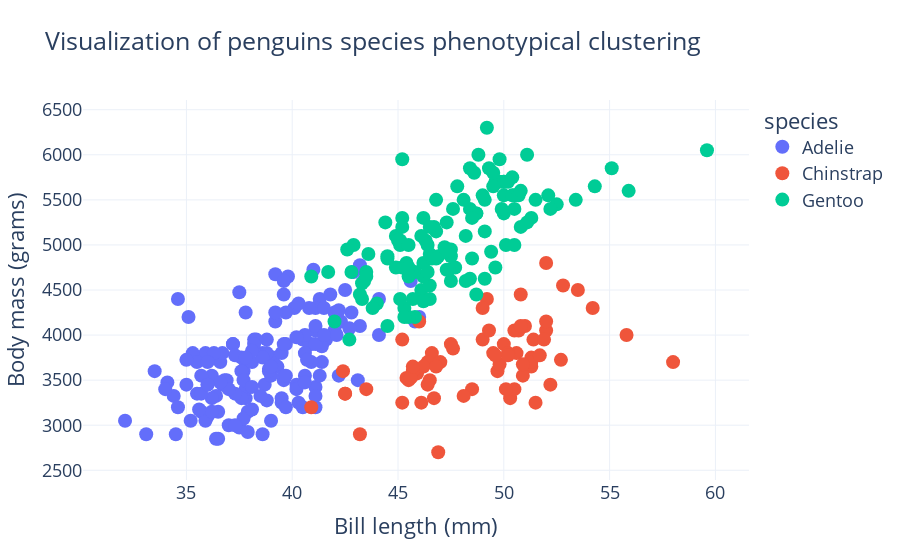

Notebook cell for this chart:
### Code cell
import plotly.express as px
import seaborn as sns

# GET DATA
df = sns.load_dataset("penguins");  #print(df.keys())

# GENERATE PLOTLY FIGURE
fig = px.scatter(
    data_frame=df,
    x="bill_length_mm",
    y="body_mass_g",
    # color="body_mass_g",
    color="species",
    template="plotly_white",  #THEME
    labels={"body_mass_g": "Body mass (grams)", "bill_length_mm":"Bill length (mm)"},  
    title="Visualization of penguins species phenotypical clustering",
)
# MAKE POINTS LARGER AND CHANGE FONT
fig.update_traces(marker_size=14)
fig.update_layout(font={"size":18})
fig.show()

# # SAVE AND RENDER 
# file_name="./img/plotly-basic-customization.html"
# fig.write_html(file_name)
# from IPython.display import IFrame
# IFrame(src=file_name, width=1000, height=500)

### Figure 1 — Plotly figure (JSON) as saved in the notebook; plotly's stock layout.template omitted (floating-point values rounded to 4 significant figures; data arrays with more than 128 entries replaced by an {"elided": "..."} marker saying what was removed)
{"data": [{"hovertemplate": "species=Adelie<br>Bill length (mm)=%{x}<br>Body mass (grams)=%{y}<extra></extra>", "legendgroup": "Adelie", "marker": {"color": "#636efa", "size": 14, "symbol": "circle"}, "mode": "markers", "name": "Adelie", "orientation": "v", "showlegend": true, "type": "scatter", "x": {"elided": "152 float values"}, "xaxis": "x", "y": {"elided": "152 float values"}, "yaxis": "y"}, {"hovertemplate": "species=Chinstrap<br>Bill length (mm)=%{x}<br>Body mass (grams)=%{y}<extra></extra>", "legendgroup": "Chinstrap", "marker": {"color": "#EF553B", "size": 14, "symbol": "circle"}, "mode": "markers", "name": "Chinstrap", "orientation": "v", "showlegend": true, "type": "scatter", "x": [46.5, 50.0, 51.3, 45.4, 52.7, 45.2, 46.1, 51.3, 46.0, 51.3, 46.6, 51.7, 47.0, 52.0, 45.9, 50.5, 50.3, 58.0, 46.4, 49.2, 42.4, 48.5, 43.2, 50.6, 46.7, 52.0, 50.5, 49.5, 46.4, 52.8, 40.9, 54.2, 42.5, 51.0, 49.7, 47.5, 47.6, 52.0, 46.9, 53.5, 49.0, 46.2, 50.9, 45.5, 50.9, 50.8, 50.1, 49.0, 51.5, 49.8, 48.1, 51.4, 45.7, 50.7, 42.5, 52.2, 45.2, 49.3, 50.2, 45.6, 51.9, 46.8, 45.7, 55.8, 43.5, 49.6, 50.8, 50.2], "xaxis": "x", "y": [3500.0, 3900.0, 3650.0, 3525.0, 3725.0, 3950.0, 3250.0, 3750.0, 4150.0, 3700.0, 3800.0, 3775.0, 3700.0, 4050.0, 3575.0, 4050.0, 3300.0, 3700.0, 3450.0, 4400.0, 3600.0, 3400.0, 2900.0, 3800.0, 3300.0, 4150.0, 3400.0, 3800.0, 3700.0, 4550.0, 3200.0, 4300.0, 3350.0, 4100.0, 3600.0, 3900.0, 3850.0, 4800.0, 2700.0, 4500.0, 3950.0, 3650.0, 3550.0, 3500.0, 3675.0, 4450.0, 3400.0, 4300.0, 3250.0, 3675.0, 3325.0, 3950.0, 3600.0, 4050.0, 3350.0, 3450.0, 3250.0, 4050.0, 3800.0, 3525.0, 3950.0, 3650.0, 3650.0, 4000.0, 3400.0, 3775.0, 4100.0, 3775.0], "yaxis": "y"}, {"hovertemplate": "species=Gentoo<br>Bill length (mm)=%{x}<br>Body mass (grams)=%{y}<extra></extra>", "legendgroup": "Gentoo", "marker": {"color": "#00cc96", "size": 14, "symbol": "circle"}, "mode": "markers", "name": "Gentoo", "orientation": "v", "showlegend": true, "type": "scatter", "x": [46.1, 50.0, 48.7, 50.0, 47.6, 46.5, 45.4, 46.7, 43.3, 46.8, 40.9, 49.0, 45.5, 48.4, 45.8, 49.3, 42.0, 49.2, 46.2, 48.7, 50.2, 45.1, 46.5, 46.3, 42.9, 46.1, 44.5, 47.8, 48.2, 50.0, 47.3, 42.8, 45.1, 59.6, 49.1, 48.4, 42.6, 44.4, 44.0, 48.7, 42.7, 49.6, 45.3, 49.6, 50.5, 43.6, 45.5, 50.5, 44.9, 45.2, 46.6, 48.5, 45.1, 50.1, 46.5, 45.0, 43.8, 45.5, 43.2, 50.4, 45.3, 46.2, 45.7, 54.3, 45.8, 49.8, 46.2, 49.5, 43.5, 50.7, 47.7, 46.4, 48.2, 46.5, 46.4, 48.6, 47.5, 51.1, 45.2, 45.2, 49.1, 52.5, 47.4, 50.0, 44.9, 50.8, 43.4, 51.3, 47.5, 52.1, 47.5, 52.2, 45.5, 49.5, 44.5, 50.8, 49.4, 46.9, 48.4, 51.1, 48.5, 55.9, 47.2, 49.1, 47.3, 46.8, 41.7, 53.4, 43.3, 48.1, 50.5, 49.8, 43.5, 51.5, 46.2, 55.1, 44.5, 48.8, 47.2, null, 46.8, 50.4, 45.2, 49.9], "xaxis": "x", "y": [4500.0, 5700.0, 4450.0, 5700.0, 5400.0, 4550.0, 4800.0, 5200.0, 4400.0, 5150.0, 4650.0, 5550.0, 4650.0, 5850.0, 4200.0, 5850.0, 4150.0, 6300.0, 4800.0, 5350.0, 5700.0, 5000.0, 4400.0, 5050.0, 5000.0, 5100.0, 4100.0, 5650.0, 4600.0, 5550.0, 5250.0, 4700.0, 5050.0, 6050.0, 5150.0, 5400.0, 4950.0, 5250.0, 4350.0, 5350.0, 3950.0, 5700.0, 4300.0, 4750.0, 5550.0, 4900.0, 4200.0, 5400.0, 5100.0, 5300.0, 4850.0, 5300.0, 4400.0, 5000.0, 4900.0, 5050.0, 4300.0, 5000.0, 4450.0, 5550.0, 4200.0, 5300.0, 4400.0, 5650.0, 4700.0, 5700.0, 4650.0, 5800.0, 4700.0, 5550.0, 4750.0, 5000.0, 5100.0, 5200.0, 4700.0, 5800.0, 4600.0, 6000.0, 4750.0, 5950.0, 4625.0, 5450.0, 4725.0, 5350.0, 4750.0, 5600.0, 4600.0, 5300.0, 4875.0, 5550.0, 4950.0, 5400.0, 4750.0, 5650.0, 4850.0, 5200.0, 4925.0, 4875.0, 4625.0, 5250.0, 4850.0, 5600.0, 4975.0, 5500.0, 4725.0, 5500.0, 4700.0, 5500.0, 4575.0, 5500.0, 5000.0, 5950.0, 4650.0, 5500.0, 4375.0, 5850.0, 4875.0, 6000.0, 4925.0, null, 4850.0, 5750.0, 5200.0, 5400.0], "yaxis": "y"}], "layout": {"font": {"size": 18}, "legend": {"title": {"text": "species"}, "tracegroupgap": 0}, "title": {"text": "Visualization of penguins species phenotypical clustering"}, "xaxis": {"anchor": "y", "domain": [0.0, 1.0], "title": {"text": "Bill length (mm)"}}, "yaxis": {"anchor": "x", "domain": [0.0, 1.0], "title": {"text": "Body mass (grams)"}}}}
